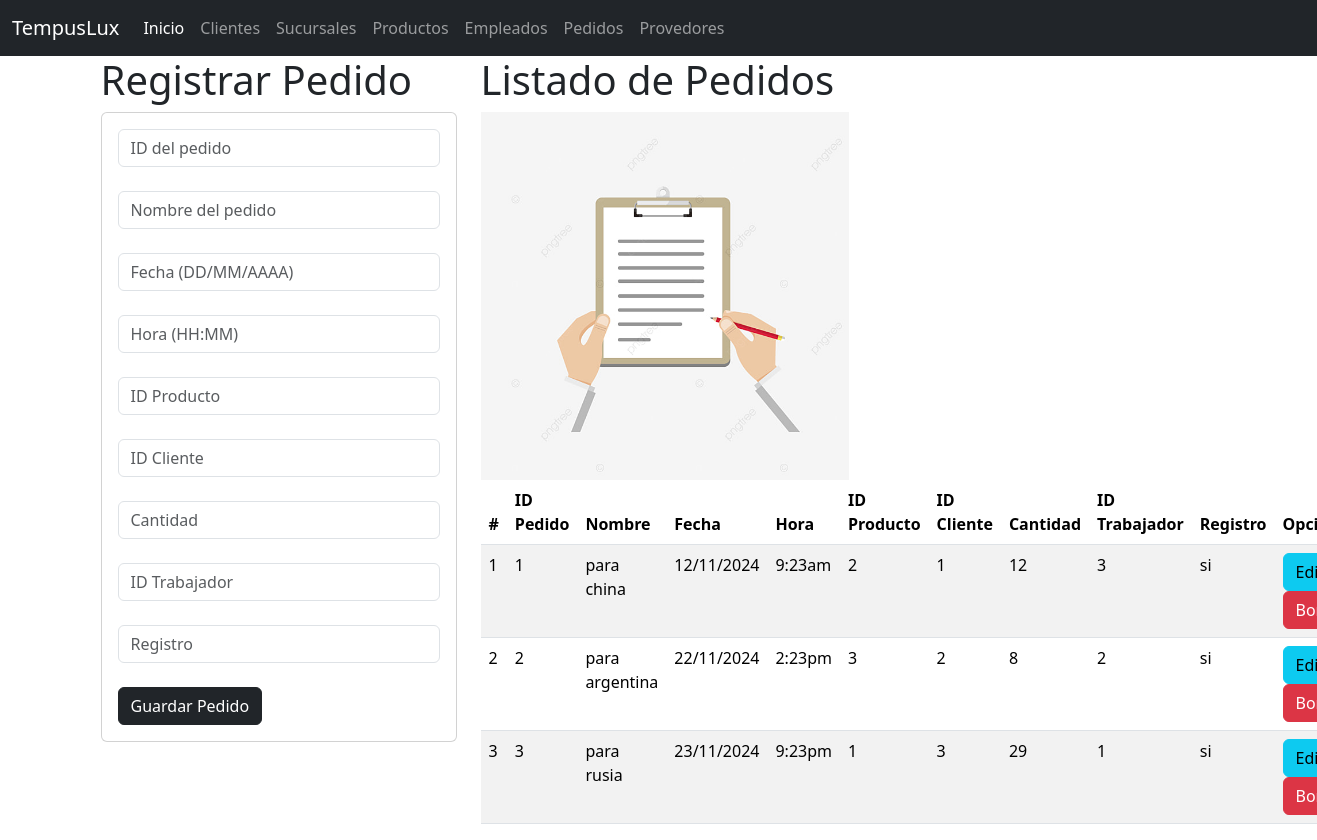
The app's page /pedidos with its own data.
### Pedidos_app/models.py (models this page shows, shortened)
class Pedidos(models.Model):
    id_pedido=models.CharField(primary_key=True,max_length=11)
    nombre=models.CharField(max_length=45)
    fecha=models.CharField(max_length=30)
    hora=models.CharField(max_length=30)
    id_producto=models.CharField(max_length=11)
    id_cliente=models.CharField(max_length=11)
    cantidad=models.PositiveIntegerField()
    id_trabajador=models.CharField(max_length=11)
    registro=models.CharField(max_length=45)

### Pedidos_app/views.py (the view)
# urls.py: path('pedidos', views.inicio_vistaPedidos, name="pedidos"),
def inicio_vistaPedidos(request):
    lospedidos = Pedidos.objects.all()
    return render(request, "gestionarPedidos.html", {"mispedidos": lospedidos})

### Pedidos_app/templates/gestionarPedidos.html (shortened to what this page needs)
{% extends "base.html" %}
{% block cuerpo %}
{% load static %}
<div class="row">
    <div class="col-sm-12 col-md-4 col-lg-4 col-xl-4">
        <h1>Registrar Pedido</h1>
        <div class="card">
            <div class="card-body">
                <form action="{% url 'registrarPedidos' %}" method="POST">
                    <div class="form-group">
                        <input type="text" id="txtcodigo" name="txtcodigo" class="form-control"
                            placeholder="ID del pedido" minlength="1" maxlength="11" required><br>
                    </div>
                    <div class="form-group">
                        <input type="text" id="txtnombre" name="txtnombre" class="form-control"
                            placeholder="Nombre del pedido" minlength="1" maxlength="45" required><br>
                    </div>
                    <div class="form-group">
                        <input type="text" id="txtfecha" name="txtfecha" class="form-control"
                            placeholder="Fecha (DD/MM/AAAA)" minlength="1" maxlength="30" required><br>
                    </div>
                    <div class="form-group">
                        <input type="text" id="txthora" name="txthora" class="form-control"
                            placeholder="Hora (HH:MM)" minlength="1" maxlength="30" required><br>
                    </div>
                    <div class="form-group">
                        <input type="text" id="txtid_producto" name="txtid_producto" class="form-control"
                            placeholder="ID Producto" minlength="1" maxlength="11" required><br>
                    </div>
                    <div class="form-group">
                        <input type="text" id="txtid_cliente" name="txtid_cliente" class="form-control"
                            placeholder="ID Cliente" minlength="1" maxlength="11" required><br>
                    </div>
                    <div class="form-group">
                        <input type="number" id="txtcantidad" name="txtcantidad" class="form-control"
                            placeholder="Cantidad" required><br>
                    </div>
                    <div class="form-group">
                        <input type="text" id="txtid_trabajador" name="txtid_trabajador" class="form-control"
                            placeholder="ID Trabajador" minlength="1" maxlength="11" required><br>
                    </div>
                    <div class="form-group">
                        <input type="text" id="txtregistro" name="txtregistro" class="form-control"
                            placeholder="Registro" maxlength="45" required><br>
                    </div>
                    <div class="form-group">
                        <button type="submit" class="btn btn-dark">Guardar Pedido</button>
                    </div>
                </form>
            </div>
        </div>
    </div>
    <div class="col-sm-12 col-md-8 col-lg-8 col-xl-8">
        <h1>Listado de Pedidos</h1>
        <img class="w-50" src="{% static 'img/pedidos.jpg' %}" alt="pedidos" width="400" height="auto">
        <br>
        <table class="table table-striped">
            <thead>
                <tr>
                    <th scope="col">#</th>
                    <th scope="col">ID Pedido</th>
                    <th scope="col">Nombre</th>
                    <th scope="col">Fecha</th>
                    <th scope="col">Hora</th>
                    <th scope="col">ID Producto</th>
                    <th scope="col">ID Cliente</th>
                    <th scope="col">Cantidad</th>
                    <th scope="col">ID Trabajador</th>
                    <th scope="col">Registro</th>
                    <th>Opciones</th>
                </tr>
            </thead>
            <tbody>
                {% for p in mispedidos %}
                    <tr>
                        <td>{{ forloop.counter }}</td>
                        <td>{{ p.id_pedido }}</td>
                        <td>{{ p.nombre }}</td>
                        <td>{{ p.fecha }}</td>
                        <td>{{ p.hora }}</td>
                        <td>{{ p.id_producto }}</td>
                        <td>{{ p.id_cliente }}</td>
                        <td>{{ p.cantidad }}</td>
                        <td>{{ p.id_trabajador }}</td>
                        <td>{{ p.registro }}</td>
                        <td>
                            <a href="{% url 'seleccionarPedidos' p.id_pedido %}" class="btn btn-info">Editar</a>
                            <a href="{% url 'borrarPedidos' p.id_pedido %}" class="btn btn-danger">Borrar</a>
                        </td>
                    </tr>
                {% endfor %}
            </tbody>
        </table>
    </div>
</div>
{% endblock cuerpo %}

### records on screen
Pedidos: id_pedido "1", nombre "para china", fecha "12/11/2024", hora "9:23am", id_producto "2", id_cliente "1", cantidad "12", id_trabajador "3", registro "si"
Pedidos: id_pedido "2", nombre "para argentina", fecha "22/11/2024", hora "2:23pm", id_producto "3", id_cliente "2", cantidad "8", id_trabajador "2", registro "si"
Pedidos: id_pedido "3", nombre "para rusia", fecha "23/11/2024", hora "9:23pm", id_producto "1", id_cliente "3", cantidad "29", id_trabajador "1", registro "si"
